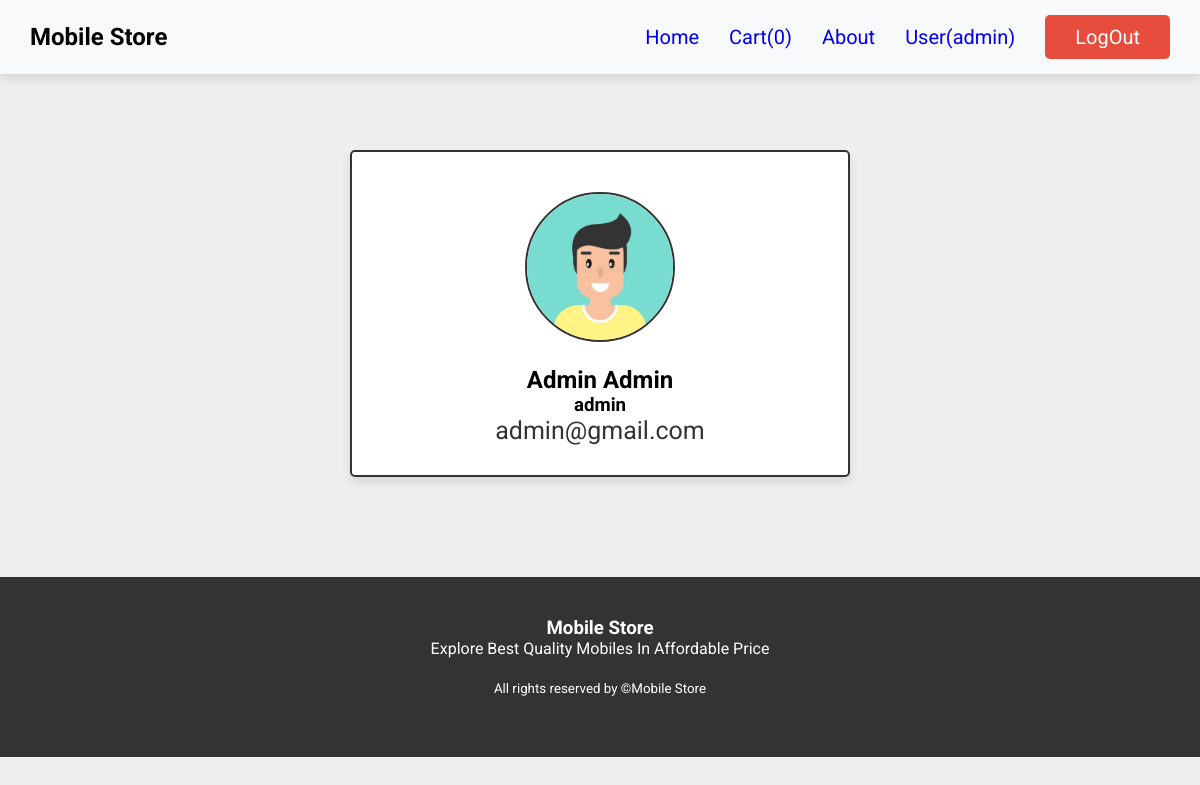
The page /user.php (signed in) on the database its author committed.
### tables this page shows
CREATE TABLE `user_info` (
  `id` int(100) NOT NULL AUTO_INCREMENT,
  `username` varchar(100) NOT NULL,
  `firstname` VARCHAR(100) NOT NULL,
  `lastname` VARCHAR(100) NOT NULL,
  `gender` ENUM('male', 'female') NOT NULL,
  `email` varchar(100) NOT NULL,
  `password` varchar(100) NOT NULL,
  PRIMARY KEY (`id`)
);

### user.php (the view, shortened to what this page needs)
<?php
include 'includes/config.php';
include 'includes/header.php';
$user_id = $_SESSION['user_id'];
$user_query = mysqli_query($conn, "SELECT * FROM `user_info` WHERE id = '$user_id'") or die(mysqli_error($conn));
$user = mysqli_fetch_assoc($user_query);
$avatar = $user['gender'] === 'male' ? 'images/boyuser.webp' : 'images/girluser.png';
?>
<div class="user-profile">
    <img class="avatar" src="<?php echo $avatar; ?>" alt="User Avatar">
    <h2><?php echo $user['firstname'] . ' ' . $user['lastname']; ?></h2>
    <h3><?php echo $user['username']; ?></h3>
    <p><?php echo $user['email']; ?></p>
</div>
<?php include 'includes/footer.php'; ?>

### includes/header.php (shortened to what this page needs)
<?php
include 'includes/config.php';
$user_id = $_SESSION['user_id'];
?>
<!DOCTYPE html>
<html lang="en">
<head>
    <link rel="stylesheet" href="css/style.css">
</head>
<body>
    <?php
    $select_user = mysqli_query($conn, "SELECT * FROM `user_info` WHERE id = '$user_id'") or die(mysqli_error($conn));
    if (mysqli_num_rows($select_user) > 0) {
        $fetch_user = mysqli_fetch_assoc($select_user);
    };
    ?>
    <header>
        <nav class="navbar">
            <div class="navbar-left">
                <h1 class="logo">Mobile Store</h1>
            </div>
            <?php
            $cart_query = mysqli_query($conn, "SELECT * FROM `cart` WHERE user_id = '$user_id'") or die(mysqli_error($conn));
            $cart_count = mysqli_num_rows($cart_query);
            ?>
            <div class="navbar-right">
                <a href="index.php">Home</a>
                <a href="cart.php">Cart(<?php echo $cart_count; ?>)</a>
                <a href="about.php">About</a>
                <a href="user.php">User(<?php echo $fetch_user['username']; ?>)</a>
                <a href="index.php?logout=<?php echo $user_id; ?>" onclick="return confirm('Are your sure you want to LogOut?');" class="delete-btn">LogOut</a>
            </div>
        </nav>
    </header>

### css/style.css (style rules this page uses)
:root { --blue: #3498db; --red: #e74c3c; --orange: #f39c12; --black: #333; --white: #fff; --light-bg: #eee; --box-shadow: 0 5px 10px rgba(0, 0, 0, 0.1); --border: 2px solid var(--black); }
* { font-family: "Roboto", sans-serif; margin: 0; padding: 0; box-sizing: border-box; outline: none; border: none; text-decoration: none; }
body { background-color: var(--light-bg); }
.navbar { display: flex; justify-content: space-between; flex-direction: row; padding: 15px 30px; background-color: #f8f9fa; width: 100%; position: fixed; top: 0; box-shadow: var(--box-shadow); z-index: 1000; }
.navbar-left, .navbar-right { display: flex; align-items: center; }
.navbar-right a { margin-left: 30px; font-size: 20px; }
.btn, .delete-btn, .option-btn { display: inline-block; padding: 10px 30px; cursor: pointer; font-size: 18px; color: var(--white); border-radius: 5px; text-transform: capitalize; }
.delete-btn { background-color: var(--red); }
.user-profile { padding: 20px; text-align: center; border: var(--border); background-color: var(--white); box-shadow: var(--box-shadow); border-radius: 5px; margin: 100px auto; max-width: 500px; margin-top: 150px; }
.user-profile p { margin-bottom: 10px; font-size: 25px; color: var(--black); }
.user-profile .avatar { width: 150px; height: 150px; border-radius: 50%; margin: 20px auto; overflow: hidden; border: 2px solid var(--black); }

### rows shown on the page
user_info: username "admin", firstname "Admin", lastname "Admin", email "admin@gmail.com"

### other values the page prints
$cart_count "0"
